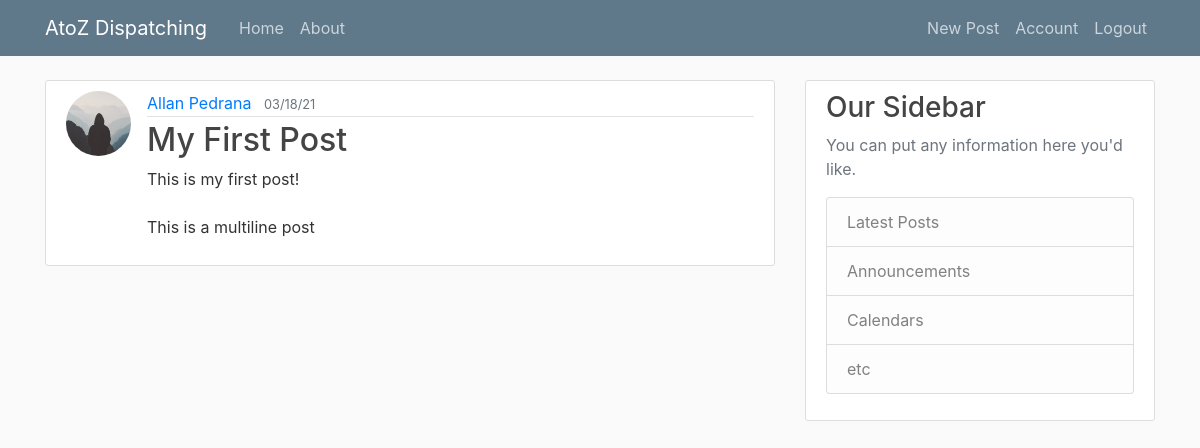
The page /post/1 (signed in) on the database its author committed.
### atoz/models.py (models this page shows, shortened)
class User(db.Model, UserMixin):
    id = db.Column(db.Integer, primary_key=True)
    username = db.Column(db.String(20), unique=True, nullable=False)
    email = db.Column(db.String(100), unique=True, nullable=False)
    f_name = db.Column(db.String(100), nullable=False)
    l_name = db.Column(db.String(100), nullable=False)
    image_file = db.Column(db.String(100), nullable=False, default='default.jpg')
    password = db.Column(db.String(60), nullable=False)
    posts = db.relationship('Post', backref='author', lazy=True)

class Post(db.Model):
    id = db.Column(db.Integer, primary_key=True)
    title = db.Column(db.String(100), nullable=False)
    date_posted = db.Column(db.DateTime, nullable=False, default=datetime.utcnow)
    content = db.Column(db.Text, nullable=False)
    user_id = db.Column(db.Integer, db.ForeignKey('user.id'), nullable=False)

### atoz/routes.py (the view)
@app.route("/post/<int:post_id>")
@login_required
def post(post_id):
    post = Post.query.get_or_404(post_id)
    return render_template('post.html', title=post.title, post=post)

### atoz/models.py (called while the page is built)
@login_manager.user_loader
def load_user(user_id):
    return User.query.get(int(user_id))

### atoz/templates/post.html (shortened to what this page needs)
{% extends "layout.html" %}
{% block content %}
    <article class="media content-section">
        <img class="rounded-circle article-img" src="{{ url_for('static', filename='profile_pics/' + post.author.image_file) }}">
        <div class="media-body">
        <div class="article-metadata">
            <a class="mr-2" href="#">{{ post.author.f_name }} {{ post.author.l_name }}</a>
            <small class="text-muted">{{ post.date_posted.strftime('%m/%d/%y') }}</small>
        </div>
        <h2 class="article-title">{{ post.title }}</h2>
        <p class="article-content">{{ post.content }}</p>
        </div>
    </article>
{% endblock content %}

### atoz/static/main.css (style rules this page uses)
body { background: #fafafa; color: #333333; margin-top: 5rem; }
h1, h2, h3, h4, h5, h6 { color: #444444; }
.content-section { background: #ffffff; padding: 10px 20px; border: 1px solid #dddddd; border-radius: 3px; margin-bottom: 20px; }
.article-title { color: #444444; }
.article-content { white-space: pre-line; }
.article-img { height: 65px; width: 65px; margin-right: 16px; }
.article-metadata { padding-bottom: 1px; margin-bottom: 4px; border-bottom: 1px solid #e3e3e3 }

### rows shown on the page
User: image_file (placeholder picture), author.f_name "Allan", author.l_name "Pedrana"
Post: date_posted "03/18/21", title "My First Post", content "This is my first post! This is a multiline post"
